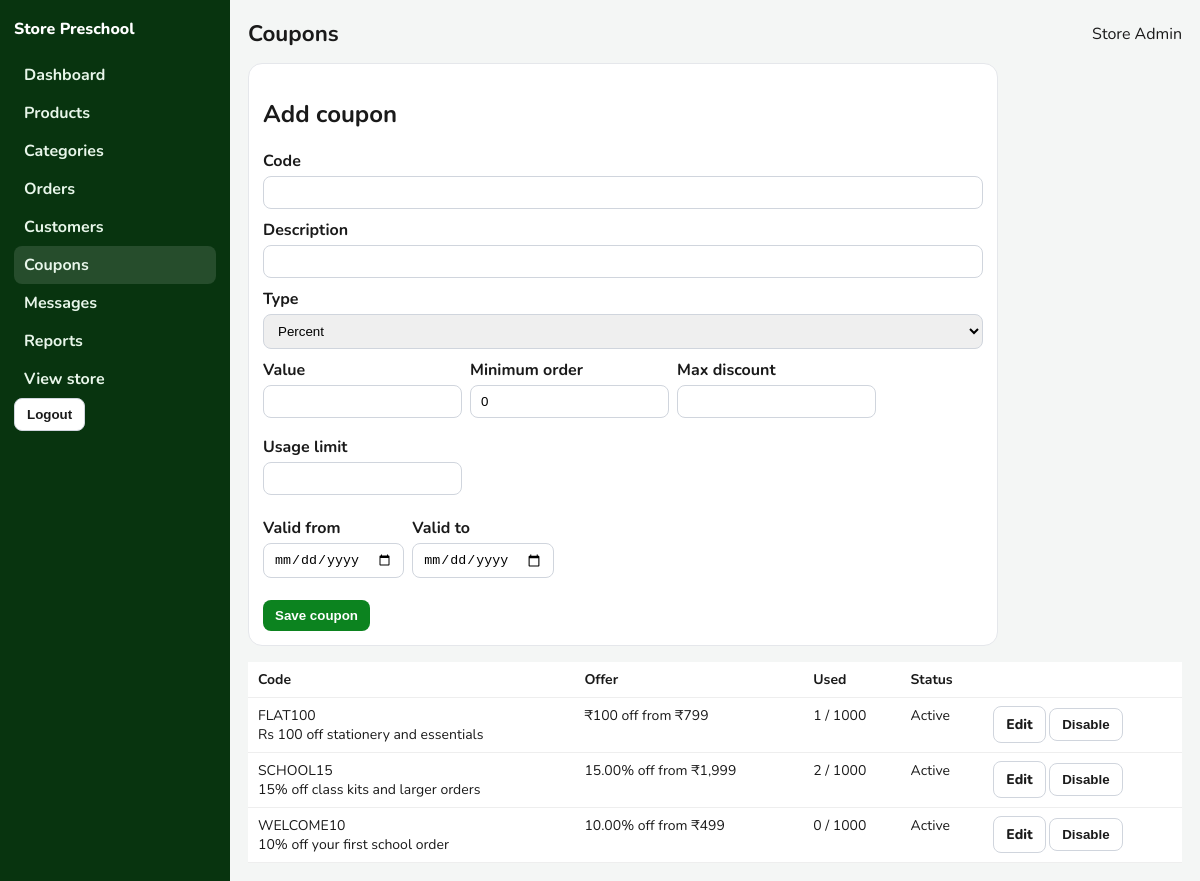
Page /admin/coupons.php (signed in) on the committed database.
### tables this page shows
CREATE TABLE users (
    id INT UNSIGNED AUTO_INCREMENT PRIMARY KEY,
    name VARCHAR(120) NOT NULL,
    email VARCHAR(160) NOT NULL,
    phone VARCHAR(15) NOT NULL,
    password_hash VARCHAR(255) NOT NULL,
    role ENUM('customer', 'admin') NOT NULL DEFAULT 'customer',
    school_name VARCHAR(180) NULL,
    address VARCHAR(500) NULL,
    city VARCHAR(80) NULL,
    pincode VARCHAR(10) NULL,
    is_active TINYINT(1) NOT NULL DEFAULT 1,
    created_at TIMESTAMP NOT NULL DEFAULT CURRENT_TIMESTAMP,
    UNIQUE KEY uniq_email (email)
);

CREATE TABLE coupons (
    id INT UNSIGNED AUTO_INCREMENT PRIMARY KEY,
    code VARCHAR(40) NOT NULL,
    description VARCHAR(180) NOT NULL,
    discount_type ENUM('percent', 'flat') NOT NULL,
    discount_value DECIMAL(10,2) NOT NULL,
    min_order DECIMAL(10,2) NOT NULL DEFAULT 0,
    max_discount DECIMAL(10,2) NULL,
    usage_limit INT NULL,
    used_count INT NOT NULL DEFAULT 0,
    valid_from DATE NULL,
    valid_to DATE NULL,
    is_active TINYINT(1) NOT NULL DEFAULT 1,
    UNIQUE KEY uniq_code (code)
);

### includes/functions.php (called while the page is built, shortened)
<?php
function e(mixed $value): string
{
    return htmlspecialchars((string) $value, ENT_QUOTES | ENT_SUBSTITUTE, 'UTF-8');
}
function url(string $path = ''): string
{
    $base = rtrim(BASE_URL, '/');
    if ($path === '') {
        return $base === '' ? '/' : $base . '/';
    }
    return ($base === '' ? '' : $base) . '/' . ltrim($path, '/');
}
function money(mixed $amount): string
{
    $amount = round((float) $amount, 2);
    $hasPaise = abs($amount - floor($amount)) > 0.001;
    return '₹' . number_format($amount, $hasPaise ? 2 : 0);
}
function current_user(): ?array
{
    static $loaded = false;
    static $user = null;
    if ($loaded) {
        return $user;
    }
    $loaded = true;
    $stmt = db()->prepare('SELECT * FROM users WHERE id = ? LIMIT 1');
    $stmt->execute([(int) $_SESSION['user_id']]);
    $row = $stmt->fetch();
    $user = $row;
    return $user;
}
function require_admin(): void
{
    $user = current_user();
}

### config/database.php (called while the page is built, shortened)
<?php
function db(): PDO
{
    static $pdo = null;
    if ($pdo instanceof PDO) {
        return $pdo;
    }
    $dsn = sprintf(
        'mysql:host=%s;port=%d;dbname=%s;charset=%s',
        DB_HOST,
        DB_PORT,
        DB_NAME,
        DB_CHARSET
    );
    $pdo = new PDO($dsn, DB_USER, DB_PASS, [
        PDO::ATTR_ERRMODE => PDO::ERRMODE_EXCEPTION,
        PDO::ATTR_DEFAULT_FETCH_MODE => PDO::FETCH_ASSOC,
        PDO::ATTR_EMULATE_PREPARES => false,
    ]);
    return $pdo;
}

### admin/coupons.php (the view, shortened to what this page needs)
<?php
require_once __DIR__ . '/../includes/init.php';
require_admin();
$edit = null;
$coupons = db()->query('SELECT * FROM coupons ORDER BY id DESC')->fetchAll();
$pageTitle = 'Coupons';
$active = 'coupons';
require __DIR__ . '/includes/header.php';
$c = $edit ?? [];
?>
<form method="post" class="panel" style="max-width:720px;margin-bottom:16px">
    <h2><?= $edit ? 'Edit coupon' : 'Add coupon' ?></h2>
    <label class="field">Code<input name="code" required value="<?= e($c['code'] ?? '') ?>"></label>
    <label class="field">Description<input name="description" required value="<?= e($c['description'] ?? '') ?>"></label>
    <label class="field">Type
        <select name="discount_type">
            <option value="percent"<?= ($c['discount_type'] ?? '') === 'percent' ? ' selected' : '' ?>>Percent</option>
        </select>
    </label>
    <div class="filters">
        <label class="field">Value<input type="number" step="0.01" name="discount_value" required value="<?= e((string) ($c['discount_value'] ?? '')) ?>"></label>
        <label class="field">Minimum order<input type="number" step="0.01" name="min_order" value="<?= e((string) ($c['min_order'] ?? '0')) ?>"></label>
        <label class="field">Max discount<input type="number" step="0.01" name="max_discount" value="<?= e((string) ($c['max_discount'] ?? '')) ?>"></label>
        <label class="field">Usage limit<input type="number" name="usage_limit" value="<?= e((string) ($c['usage_limit'] ?? '')) ?>"></label>
    </div>
    <div class="filters">
        <label class="field">Valid from<input type="date" name="valid_from" value="<?= e((string) ($c['valid_from'] ?? '')) ?>"></label>
        <label class="field">Valid to<input type="date" name="valid_to" value="<?= e((string) ($c['valid_to'] ?? '')) ?>"></label>
    </div>
    <button class="btn" type="submit">Save coupon</button>
</form>
<div class="table-wrap">
    <table>
        <thead><tr><th>Code</th><th>Offer</th><th>Used</th><th>Status</th><th></th></tr></thead>
        <tbody>
        <?php foreach ($coupons as $coupon): ?>
            <tr>
                <td><?= e($coupon['code']) ?><br><?= e($coupon['description']) ?></td>
                <td><?= $coupon['discount_type'] === 'percent' ? e((string) $coupon['discount_value']) . '%' : money($coupon['discount_value']) ?> off from <?= money($coupon['min_order']) ?></td>
                <td><?= (int) $coupon['used_count'] ?><?= $coupon['usage_limit'] !== null ? ' / ' . (int) $coupon['usage_limit'] : '' ?></td>
                <td><?= (int) $coupon['is_active'] ? 'Active' : 'Off' ?></td>
                <td>
                    <a class="btn alt" href="coupons.php?id=<?= (int) $coupon['id'] ?>">Edit</a>
                    <form method="post" style="display:inline"><button class="btn alt" type="submit"><?= (int) $coupon['is_active'] ? 'Disable' : 'Enable' ?></button></form>
                </td>
            </tr>
        <?php endforeach; ?>
        </tbody>
    </table>
</div>
<?php require __DIR__ . '/includes/footer.php'; ?>

### admin/includes/header.php (shortened to what this page needs)
<?php
$active = $active ?? '';
$pageTitle = $pageTitle ?? 'Admin';
$adminUser = current_user();
$unreadMessages = (int) db()->query('SELECT COUNT(*) FROM messages WHERE is_read = 0')->fetchColumn();
$links = [
    'dashboard' => ['Dashboard', 'index.php'],
    'products' => ['Products', 'products.php'],
    'categories' => ['Categories', 'categories.php'],
    'orders' => ['Orders', 'orders.php'],
    'customers' => ['Customers', 'customers.php'],
    'coupons' => ['Coupons', 'coupons.php'],
    'messages' => ['Messages' . ($unreadMessages ? ' (' . $unreadMessages . ')' : ''), 'messages.php'],
    'reports' => ['Reports', 'reports.php'],
];
?>
<!doctype html>
<html lang="en">
<head>
    <link href="<?= e(url('assets/css/admin.css')) ?>" rel="stylesheet">
</head>
<body>
<div class="admin-shell">
    <aside class="side" id="side">
        <div class="brand">Store Preschool</div>
        <?php foreach ($links as $key => [$label, $href]): ?>
            <a class="<?= $active === $key ? 'on' : '' ?>" href="<?= e($href) ?>"><?= e($label) ?></a>
        <?php endforeach; ?>
        <a href="<?= e(url()) ?>">View store</a>
        <form method="post" action="logout.php"><?= csrf_field() ?><button class="btn alt" type="submit">Logout</button></form>
    </aside>
    <div class="admin-main">
        <div class="top">
            <div>
                <h1 style="display:inline;font-size:1.4rem;margin:0"><?= e($pageTitle) ?></h1>
            </div>
            <span><?= e($adminUser['name'] ?? '') ?></span>
        </div>

### assets/css/admin.css (style rules this page uses)
body { margin: 0; background: #f4f6f5; color: #1a1a1a; font-family: Nunito, "Segoe UI", sans-serif; }
a { color: #0c831f; }
.admin-shell { display: grid; grid-template-columns: 230px 1fr; min-height: 100vh; }
.side { background: #08340f; color: #fff; padding: 18px 14px; }
.side a { color: #e8f6ea; text-decoration: none; display: block; padding: 8px 10px; border-radius: 8px; font-weight: 700; }
.side a.on, .side a:hover { background: rgba(255,255,255,.12); }
.brand { font-weight: 800; margin-bottom: 16px; }
.admin-main { padding: 18px; }
.top { display: flex; justify-content: space-between; gap: 12px; align-items: center; margin-bottom: 14px; }
.card, .panel { background: #fff; border: 1px solid #e5e7eb; border-radius: 14px; padding: 14px; }
.table-wrap { overflow-x: auto; }
table { width: 100%; border-collapse: collapse; background: #fff; }
th, td { padding: 8px 10px; border-bottom: 1px solid #eee; text-align: left; vertical-align: top; font-size: 14px; }
.filters { display: flex; gap: 8px; flex-wrap: wrap; margin-bottom: 12px; }
input, select, textarea { border: 1px solid #d0d5dd; border-radius: 8px; padding: 8px 10px; }
label.field { display: grid; gap: 4px; font-weight: 700; margin-bottom: 10px; }
.btn { border: 0; background: #0c831f; color: #fff; border-radius: 8px; padding: 8px 12px; font-weight: 800; text-decoration: none; display: inline-block; }
.btn.alt { background: #fff; color: #1a1a1a; border: 1px solid #d0d5dd; }

### rows in the picture
users: name "Store Admin"
coupons: code "FLAT100", description "Rs 100 off stationery and essentials", discount_value "₹100", min_order "₹799", used_count "1", usage_limit "1000", is_active "Active"
coupons: code "SCHOOL15", description "15% off class kits and larger orders", discount_value "15.00", min_order "₹1,999", used_count "2", usage_limit "1000", is_active "Active"
coupons: code "WELCOME10", description "10% off your first school order", discount_value "10.00", min_order "₹499", used_count "0", usage_limit "1000", is_active "Active"

### other values in the picture
$label "Dashboard"
$label "Products"
$label "Categories"
$label "Orders"
$label "Customers"
$label "Coupons"
$label "Messages"
$label "Reports"
$pageTitle "Coupons"
